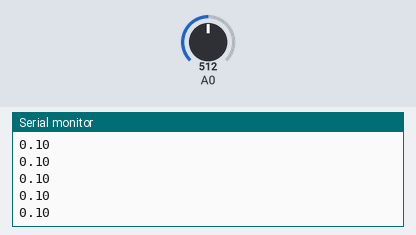
This sketch was run on a simulated Arduino Uno, built with avr-gcc and run on an emulated ATmega328P. On the bench: the last lines printed to the serial monitor. The test bench sets the inputs (shaded band); at power-on: A0 = 512.

Above: at 1.2 s.
1.3 s: A0 set to 716
At 2.2 s:
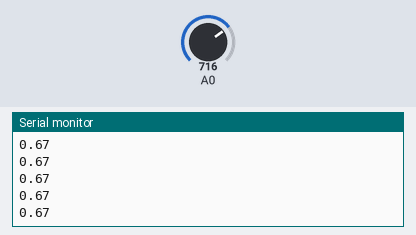
2.8 s: A0 set to 900
At 3.3 s:
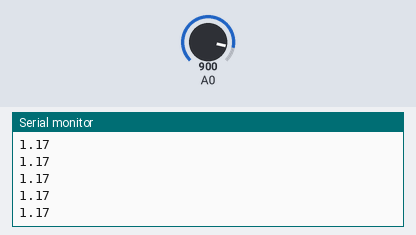
Timing chart, 0 to 5.8 s (numbered marks = the images above; inputs shaded):
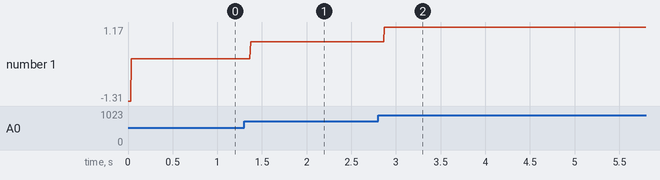

The sketch:

Pot_ReadTest.ino
```cpp
#include <TimerOne.h>

volatile int val=0;
int val_copy=0;
float volts=0;
float ang=0;

void setup() {
  // put your setup code here, to run once:
  Timer1.initialize(2000);
  Timer1.attachInterrupt(ReadSensors);

  Serial.begin(9600);

}

void loop() {
  // put your main code here, to run repeatedly:

  noInterrupts();
  val_copy=val;
  interrupts();

  volts=(val_copy/1023.0*5)-2.32;
  ang=volts*0.565;


  Serial.println(ang);

}

void ReadSensors(void)
{
  val=analogRead(0);
}
```

Measured:
- after the input at 1.3 s, the serial monitor: prints a new line after 0.07 s (image 1)
- after the input at 2.8 s, the serial monitor: prints a new line after 0.07 s (image 2)
- plotted number 1: 0.1 → 0.67 after the input at 1.3 s, 0.67 → 1.17 after the input at 2.8 s
